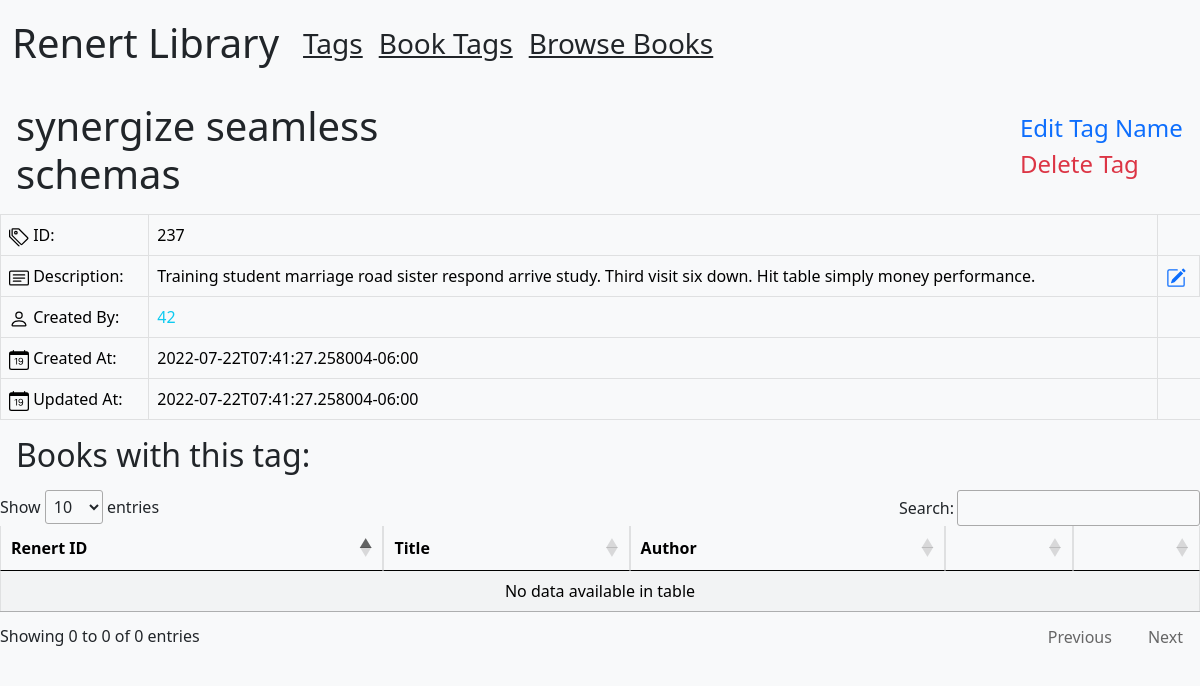
Page /tag/237 on the earlier database version.
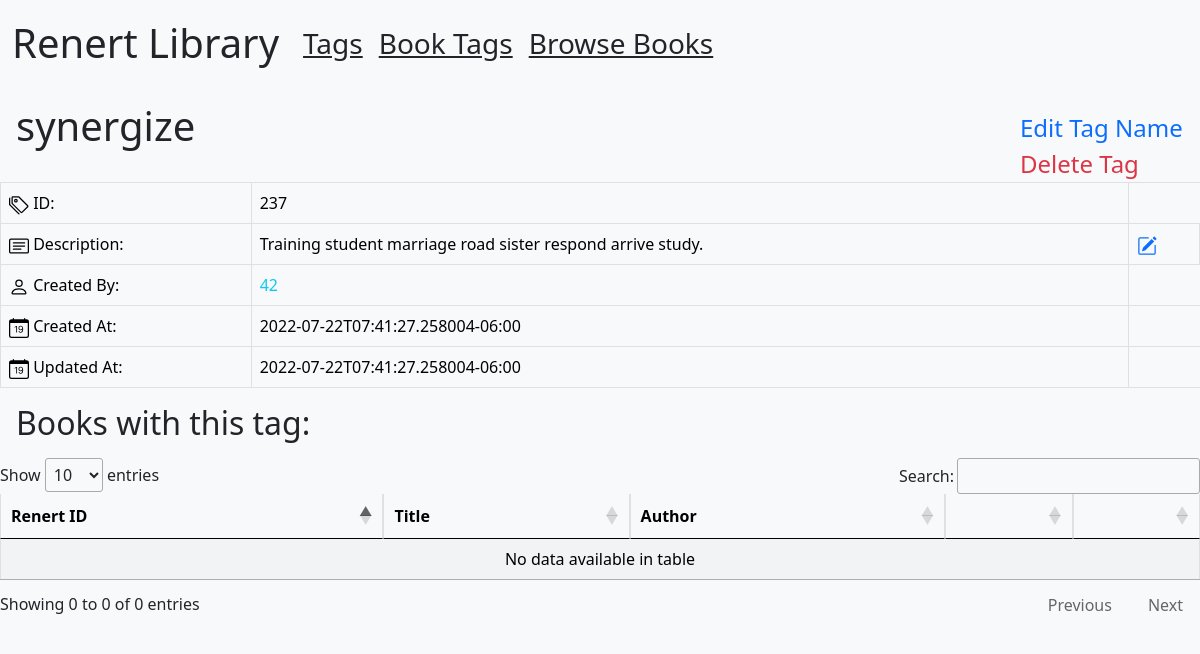
Same page on the later database version.
### tables this page shows
CREATE TABLE [library_tags] (
   [tag_id] INTEGER PRIMARY KEY,
   [tag_name] TEXT,
   [description] TEXT,
   [created_by] INTEGER,
   [created_at] TEXT,
   [updated_at] TEXT,
   FOREIGN KEY([created_by]) REFERENCES [members]([member_internal_id])
);

### app.py (the view)
@app.route("/tag/<int:id>", methods=["GET", "POST"])
def tag(id):
    tag = db.session.execute("select tag_name, description, created_by, created_at, updated_at from library_tags where tag_id = '" + str(id) + "'")
    tag = [dict(x) for x in tag]
    books = db.session.execute("select library_books.title, library_books.author, library_books.renert_id from library_books_tags inner join library_books on library_books_tags.book_id = library_books.id where library_books_tags.tag_id = '" + str(id) + "'")
    books = [dict(x) for x in books]
    return render_template("tag.html", tag=tag, id=id)

### templates/tag.html (shortened to what this page needs)
{% extends 'layout.html'%}
{% import "bootstrap/wtf.html" as wtf %}
{%block content%}
<div class="row">
    <div class="col-9">
        <h1 class="my-3 col-6 p-0 ms-3 name">{{tag[0]["tag_name"]}}</h1>
    </div>
    <div class="col-1 p-0"></div>
    <div class="col-2 position-relative pt-4">
        <a href="" class="text-decoration-none text-primary text-end fs-4 edit-tag" onclick="return false;" data-edit-tag-id="{{id}}">Edit Tag Name</a><br>
        <a href="/tagDelete/{{id}}" class="text-decoration-none text-danger text-end fs-4">Delete Tag</a>
    </div>
</div>
<table class="table table-hover table-light table-bordered display">
    <tr>
        <td>
               ID:
        </td>
        <td>
            {{id}}
        </td>
    </tr>
    <tr class="desc-row">
        <td>
               Description:
        </td>
        <td>
            {{tag[0]["description"]}}
        </td>
        <td class="edit-tag" data-edit-desc-id="{{id}}">
        </td>
    </tr>
    <tr>
        <td>
               Created By:
        </td>
        <td>
            <a class="text-decoration-none text-info" href="/created-by/{{tag[0]['created_by']}}">{{tag[0]["created_by"]}}</a>
        </td>
    </tr>
    <tr>
        <td>
               Created At:
        </td>
        <td>
            {{tag[0]["created_at"]}}
        </td>
    </tr>
    <tr>
        <td>
               Updated At:
        </td>
        <td>
            {{tag[0]["updated_at"]}}
        </td>
    </tr>
</table>
<h2 class="m-3">Books with this tag:</h2>
<table class="table table-hover table-light table-bordered display" id="bookList">
    <thead>
        <tr>
            <th scope="col"> Renert ID</th>
            <th scope="col"> Title</th>
            <th scope="col"> Author</th>
            <th></th>
            <th></th>
        </tr>
    </thead>
    <tbody class="table-group-divider border-top-dark">
    </tbody>
</table>
{%endblock%}

Differences in the rows shown:
changed library_tags: tag_name "synergize seamless schemas" → "synergize"; description "Training student marriage road sister respond arrive study. Third visit six down. Hit table simply money performance." → "Training student marriage road sister respond arrive study."
